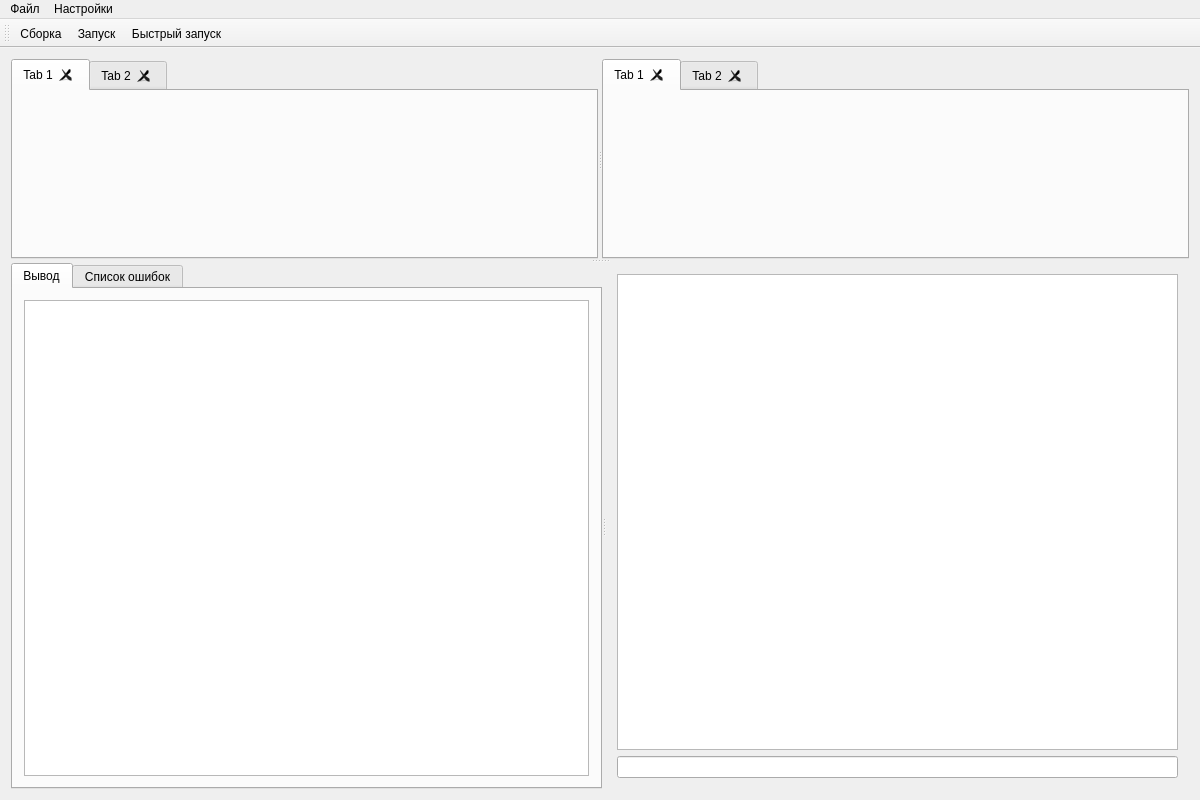
<?xml version="1.0" encoding="UTF-8"?>
<ui version="4.0">
 <class>compile_visualClass</class>
 <widget class="QMainWindow" name="compile_visualClass">
  <property name="geometry">
   <rect>
    <x>0</x>
    <y>0</y>
    <width>1200</width>
    <height>800</height>
   </rect>
  </property>
  <property name="minimumSize">
   <size>
    <width>600</width>
    <height>400</height>
   </size>
  </property>
  <property name="baseSize">
   <size>
    <width>1200</width>
    <height>800</height>
   </size>
  </property>
  <property name="windowTitle">
   <string>compile_visual</string>
  </property>
  <widget class="QWidget" name="centralWidget">
   <layout class="QGridLayout" name="gridLayout_3">
    <item row="0" column="0">
     <widget class="QSplitter" name="splitter">
      <property name="orientation">
       <enum>Qt::Orientation::Vertical</enum>
      </property>
      <widget class="QSplitter" name="splitter_tabs">
       <property name="orientation">
        <enum>Qt::Orientation::Horizontal</enum>
       </property>
       <widget class="QTabWidget" name="tabs_mil">
        <property name="sizePolicy">
         <sizepolicy hsizetype="Expanding" vsizetype="Expanding">
          <horstretch>1</horstretch>
          <verstretch>1</verstretch>
         </sizepolicy>
        </property>
        <property name="minimumSize">
         <size>
          <width>0</width>
          <height>200</height>
         </size>
        </property>
        <property name="baseSize">
         <size>
          <width>0</width>
          <height>400</height>
         </size>
        </property>
        <property name="currentIndex">
         <number>0</number>
        </property>
        <property name="tabsClosable">
         <bool>true</bool>
        </property>
        <widget class="QWidget" name="tab">
         <attribute name="title">
          <string>Tab 1</string>
         </attribute>
        </widget>
        <widget class="QWidget" name="tab_2">
         <attribute name="title">
          <string>Tab 2</string>
         </attribute>
        </widget>
       </widget>
       <widget class="QTabWidget" name="tabs_ms">
        <property name="sizePolicy">
         <sizepolicy hsizetype="Expanding" vsizetype="Expanding">
          <horstretch>1</horstretch>
          <verstretch>1</verstretch>
         </sizepolicy>
        </property>
        <property name="tabsClosable">
         <bool>true</bool>
        </property>
        <widget class="QWidget" name="tab_3">
         <attribute name="title">
          <string>Tab 1</string>
         </attribute>
        </widget>
        <widget class="QWidget" name="tab_4">
         <attribute name="title">
          <string>Tab 2</string>
         </attribute>
        </widget>
       </widget>
      </widget>
      <widget class="QSplitter" name="splitter_io">
       <property name="orientation">
        <enum>Qt::Orientation::Horizontal</enum>
       </property>
       <widget class="QTabWidget" name="tabs_info">
        <property name="sizePolicy">
         <sizepolicy hsizetype="Expanding" vsizetype="Expanding">
          <horstretch>1</horstretch>
          <verstretch>1</verstretch>
         </sizepolicy>
        </property>
        <property name="currentIndex">
         <number>0</number>
        </property>
        <widget class="QWidget" name="tab_7">
         <attribute name="title">
          <string>Вывод</string>
         </attribute>
         <layout class="QHBoxLayout" name="horizontalLayout_2">
          <item>
           <widget class="QPlainTextEdit" name="textInfo">
            <property name="sizePolicy">
             <sizepolicy hsizetype="Expanding" vsizetype="Expanding">
              <horstretch>1</horstretch>
              <verstretch>1</verstretch>
             </sizepolicy>
            </property>
            <property name="readOnly">
             <bool>true</bool>
            </property>
           </widget>
          </item>
         </layout>
        </widget>
        <widget class="QWidget" name="tab_8">
         <attribute name="title">
          <string>Список ошибок</string>
         </attribute>
         <layout class="QGridLayout" name="gridLayout_2">
          <item row="0" column="0">
           <widget class="QPlainTextEdit" name="errorInfo">
            <property name="maximumSize">
             <size>
              <width>16777215</width>
              <height>16777215</height>
             </size>
            </property>
            <property name="readOnly">
             <bool>true</bool>
            </property>
           </widget>
          </item>
         </layout>
        </widget>
       </widget>
       <widget class="QWidget" name="widget" native="true">
        <property name="sizePolicy">
         <sizepolicy hsizetype="Expanding" vsizetype="Expanding">
          <horstretch>1</horstretch>
          <verstretch>1</verstretch>
         </sizepolicy>
        </property>
        <layout class="QGridLayout" name="gridLayout">
         <item row="0" column="0">
          <widget class="QPlainTextEdit" name="console_out">
           <property name="sizePolicy">
            <sizepolicy hsizetype="Expanding" vsizetype="Expanding">
             <horstretch>1</horstretch>
             <verstretch>1</verstretch>
            </sizepolicy>
           </property>
           <property name="layoutDirection">
            <enum>Qt::LayoutDirection::LeftToRight</enum>
           </property>
           <property name="frameShadow">
            <enum>QFrame::Shadow::Sunken</enum>
           </property>
          </widget>
         </item>
         <item row="1" column="0">
          <widget class="QLineEdit" name="lineInput">
           <property name="sizePolicy">
            <sizepolicy hsizetype="Expanding" vsizetype="Fixed">
             <horstretch>1</horstretch>
             <verstretch>1</verstretch>
            </sizepolicy>
           </property>
          </widget>
         </item>
        </layout>
       </widget>
      </widget>
     </widget>
    </item>
   </layout>
  </widget>
  <widget class="QToolBar" name="toolBar">
   <property name="windowTitle">
    <string>toolBar</string>
   </property>
   <attribute name="toolBarArea">
    <enum>TopToolBarArea</enum>
   </attribute>
   <attribute name="toolBarBreak">
    <bool>false</bool>
   </attribute>
   <addaction name="action_build"/>
   <addaction name="action_run"/>
   <addaction name="action_build_run"/>
  </widget>
  <widget class="QMenuBar" name="menuBar">
   <property name="geometry">
    <rect>
     <x>0</x>
     <y>0</y>
     <width>1200</width>
     <height>21</height>
    </rect>
   </property>
   <widget class="QMenu" name="menu_main_file">
    <property name="title">
     <string>Файл</string>
    </property>
    <widget class="QMenu" name="menu_create">
     <property name="title">
      <string>Создать</string>
     </property>
     <widget class="QMenu" name="menu_create_file">
      <property name="title">
       <string>Файл</string>
      </property>
      <addaction name="action_create_mil"/>
      <addaction name="action_create_ms"/>
     </widget>
     <addaction name="menu_create_file"/>
     <addaction name="action_create_project"/>
    </widget>
    <widget class="QMenu" name="menu_open">
     <property name="title">
      <string>Открыть</string>
     </property>
     <widget class="QMenu" name="menu_open_file">
      <property name="title">
       <string>Файл</string>
      </property>
      <addaction name="action_open_mil"/>
      <addaction name="action_open_ms"/>
     </widget>
     <addaction name="menu_open_file"/>
     <addaction name="action_open_project"/>
    </widget>
    <widget class="QMenu" name="menu_save">
     <property name="title">
      <string>Сохранить</string>
     </property>
     <addaction name="action_save_current"/>
     <addaction name="action_save_all"/>
    </widget>
    <addaction name="menu_create"/>
    <addaction name="menu_open"/>
    <addaction name="menu_save"/>
   </widget>
   <widget class="QMenu" name="menu_project">
    <property name="title">
     <string>Настройки</string>
    </property>
    <addaction name="action_autoCorrect"/>
   </widget>
   <addaction name="menu_main_file"/>
   <addaction name="menu_project"/>
  </widget>
  <action name="action_create_project">
   <property name="text">
    <string>Проект</string>
   </property>
  </action>
  <action name="action_open_project">
   <property name="text">
    <string>Проект</string>
   </property>
  </action>
  <action name="action_save_current">
   <property name="text">
    <string>Текущий файл</string>
   </property>
   <property name="shortcut">
    <string>Ctrl+S</string>
   </property>
  </action>
  <action name="action_save_all">
   <property name="text">
    <string>Все файлы</string>
   </property>
  </action>
  <action name="action_create_mil">
   <property name="text">
    <string>Исходный код (.mil)</string>
   </property>
  </action>
  <action name="action_create_ms">
   <property name="text">
    <string>Команды ВМ (.ms)</string>
   </property>
  </action>
  <action name="action_open_mil">
   <property name="text">
    <string>Исходный код (.mil)</string>
   </property>
  </action>
  <action name="action_open_ms">
   <property name="text">
    <string>Команды ВМ (.ms)</string>
   </property>
  </action>
  <action name="action_build">
   <property name="text">
    <string>Сборка</string>
   </property>
   <property name="menuRole">
    <enum>QAction::MenuRole::NoRole</enum>
   </property>
  </action>
  <action name="action_run">
   <property name="text">
    <string>Запуск</string>
   </property>
   <property name="menuRole">
    <enum>QAction::MenuRole::NoRole</enum>
   </property>
  </action>
  <action name="action_build_run">
   <property name="icon">
    <iconset theme="QIcon::ThemeIcon::MediaPlaybackStart"/>
   </property>
   <property name="text">
    <string>Быстрый запуск</string>
   </property>
   <property name="menuRole">
    <enum>QAction::MenuRole::NoRole</enum>
   </property>
  </action>
  <action name="action_autoCorrect">
   <property name="checkable">
    <bool>true</bool>
   </property>
   <property name="checked">
    <bool>true</bool>
   </property>
   <property name="text">
    <string>Автопроверка лексем</string>
   </property>
  </action>
  <action name="action_darkTheme">
   <property name="checkable">
    <bool>true</bool>
   </property>
   <property name="checked">
    <bool>true</bool>
   </property>
   <property name="text">
    <string>Тёмная тема</string>
   </property>
  </action>
 </widget>
 <layoutdefault spacing="6" margin="11"/>
 <resources>
  <include location="compile_visual.qrc"/>
 </resources>
 <connections/>
</ui>
